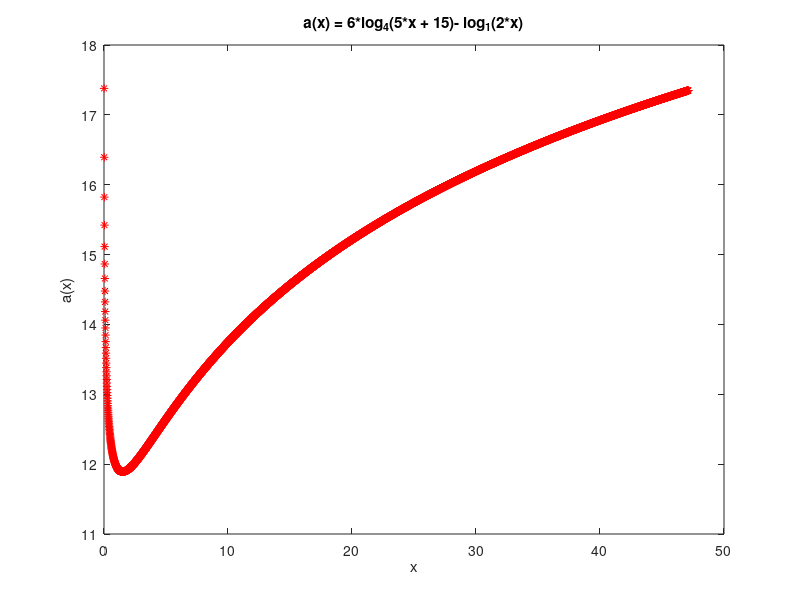
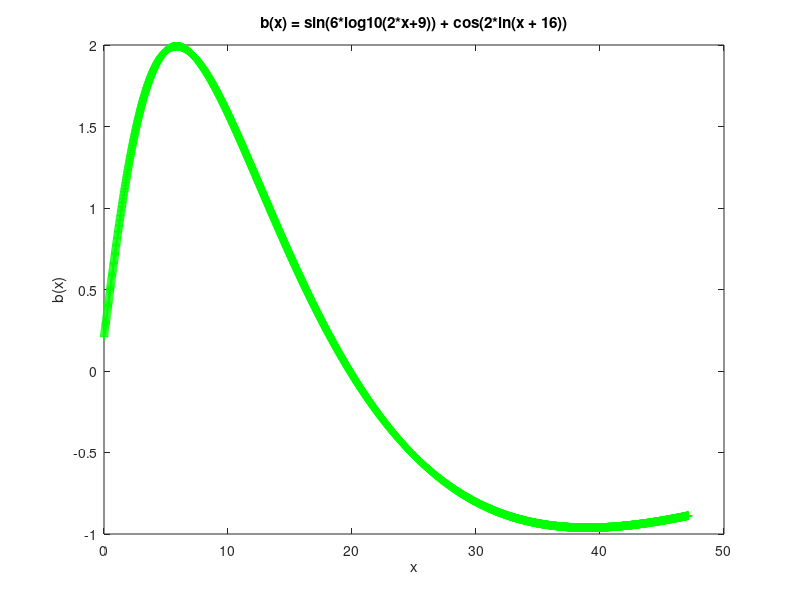
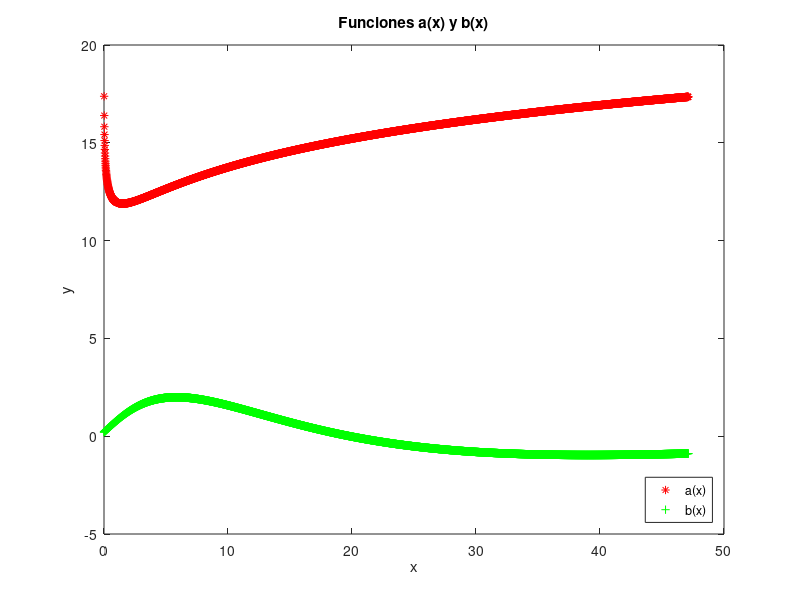
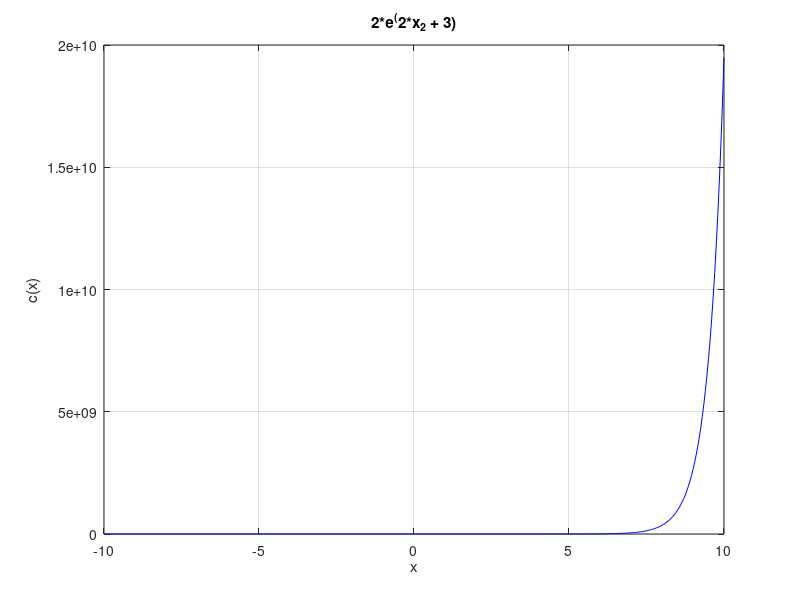

The MATLAB source for these figures, in order:
% Puntos en X
x_1 = 0: .01: 15*pi;
% Funcion de logaritmo en base X
log_x = @(y,x) log(y)/log(x);

% Valores en Y de la primera funcion
a_x = 6*log_x(5*x_1 + 15, 4)- log_x(2*x_1, 2);
% Grafico de la funcion a
figure();
plot(x_1, a_x, 'r *');
title('a(x) = 6*log_4(5*x + 15)- log_1(2*x)');
xlabel('x');
ylabel('a(x)');

% Valores en Y de la segunda funcion
b_x = sin(6*log10(2*x_1+9)) + cos(2*log(x_1 + 16));
% Grafico de la funcion b
figure();
plot(x_1, b_x, 'g +');
title('b(x) = sin(6*log10(2*x+9)) + cos(2*ln(x + 16))');
xlabel('x');
ylabel('b(x)');

% Grafico de ambas funciones
figure()
plot(x_1, a_x, 'r *', x_1, b_x, 'g +');
title('Funciones a(x) y b(x)');
xlabel('x');
ylabel('y');
legend({'a(x)','b(x)'},'Location','southeast');

% Valores de X
x_2 = -10: .05: 10;

% Tercera funcion
c_x = 2*exp(2*x_2 + 3);
% Grafico funcion c
figure();
plot(x_2, c_x, 'b -');
title('2*e^(2*x_2 + 3)');
xlabel('x');
ylabel('c(x)');
grid on;

% Grafico logaritmico funcion c
figure();
semilogy(x_2, c_x, 'b -');
title('2*e^(2*x_2 + 3)');
xlabel('x');
ylabel('c(x)');
grid on;